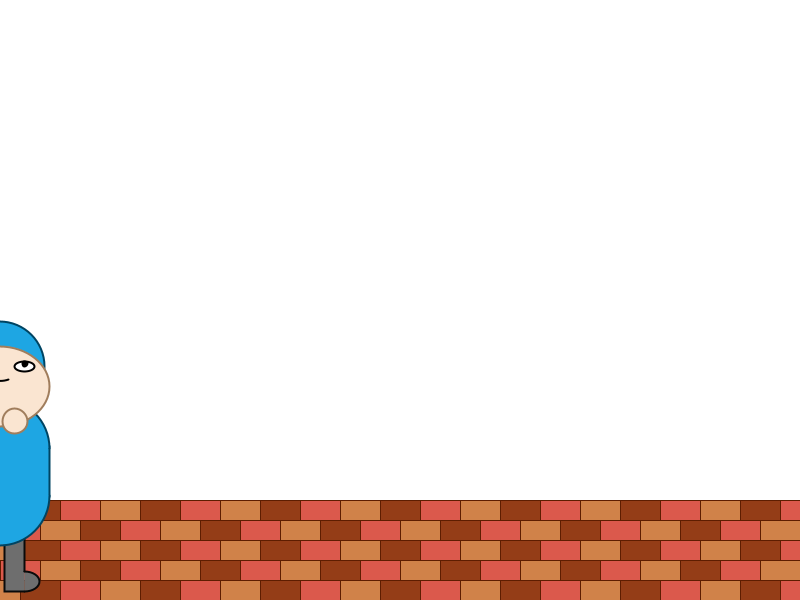
Frame 1 (no input)
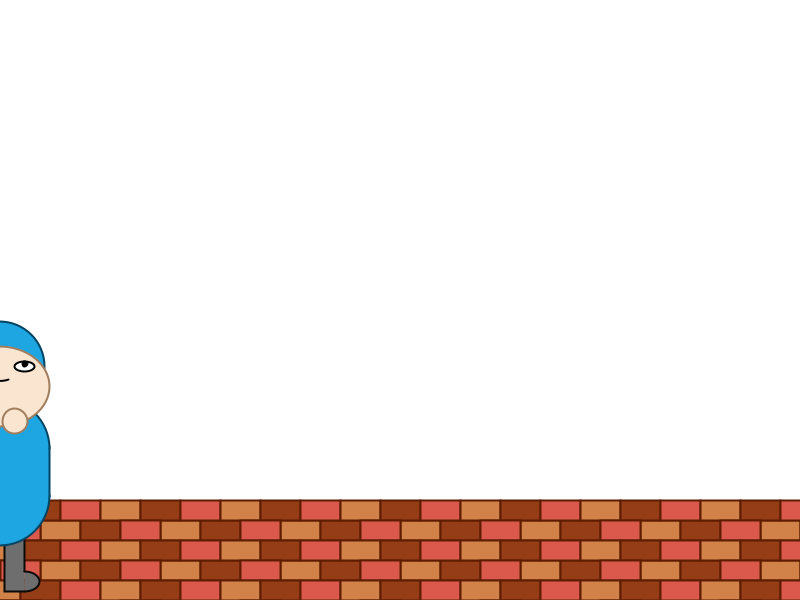
Frame 60 (the mouse pressed at the canvas centre just before this capture)
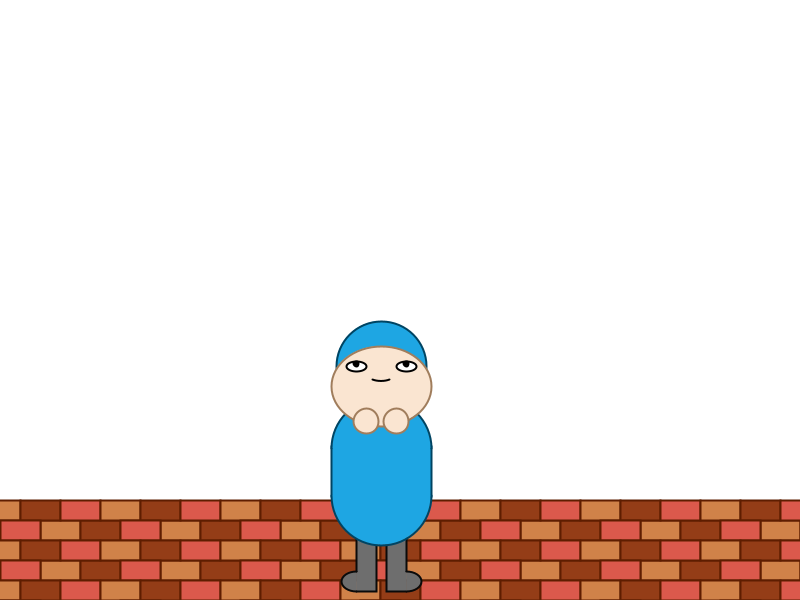
Frame 120 (the mouse held since frame 60 and released just before this capture)

The Processing sketch that drew these frames (run headless with seeded random() and noise(); from frame 60 on, the mouse is pressed at the canvas centre):

// Processing sketch: processing_186745
// ── processing_186745.pde

float easing = 0.05; //Sets easing value for smooth motion
float fx;

void setup() {
  size(800,600);
}

void draw() {
  
  background(255);
  
  stroke(94,29,0);
  fill(208,130,73);
  
  for(int posX1=-20; posX1<width; posX1+=120){ //Row A of brick pattern, X position
    float posX2 = map(posX1,-20,700,0,720); //Row B of brick pattern, X position
    
    for(int posY1=500; posY1<height; posY1+=40){ //Row A of brick pattern, Y position
      float posY2 = map(posY1,500,580,520,600); //Row B of brick pattern, Y position
      
      fill(208,130,73); //Light brown bricks
      rect(posX1,posY1,40,20);
      rect(posX2+40,posY2,40,20);
      
      fill(148,61,23); //Dark brown bricks
      rect(posX1+40,posY1,40,20);
      rect(posX2+80,posY2,40,20);
      
      fill(219,89,76); //Red brick
      rect(posX1+80,posY1,40,20);
      rect(posX2,posY2,40,20);
    }
  }
  
  fx += (mouseX-fx) * easing;
  fill(255);
  bystander(fx-51.5,320); //Moving Object
  
}

void bystander(float x, float y) { //CUSTOM OBJECT, the bystander
  pushMatrix(); //allows origin to move freely
  translate(x,y); //these variables are filled with values when the object is called in the draw() function
  
  strokeWeight(2);

  //LEGS
  stroke(10);
  fill(110);
      
  beginShape(); //Left leg; using custom shape to achieve no stroke where feet will align with leg
  vertex(26,251);
  vertex(26,216);
  vertex(46,216);
  vertex(46,271);
  vertex(26,271);
  endShape();
  
  beginShape(); //Right leg; using custom shape to achieve no stroke where feet will align with leg
  vertex(76,251);
  vertex(76,216);
  vertex(56,216);
  vertex(56,271);
  vertex(76,271);
  endShape();
  
  arc(26,261,30,20,radians(90),radians(270)); //Left Shoe
  arc(76,261,30,20,radians(-90),radians(90)); //Right Shoe
  
  //BODY
  stroke(0,68,98);
  fill(30,166,227);
  rect(1,126,100,50);
  arc(51,128,100,100,radians(180),radians(360));
  arc(51,175,100,100,radians(0),radians(180));
  
  //HAT (same color as body, no need for fill() or stroke() functions
  ellipse(51,46,90,90);
  
  //HEAD
  stroke(160,125,92);
  fill(250,229,209);
  ellipse(51,66,100,80);
  
  //EYES
  stroke(0);
  fill(255);
  ellipse(26,46,20,10);
  ellipse(76,46,20,10);
  
  //PUPILS
  fill(0);
  ellipse(26,43.5,5,5);
  ellipse(76,43.5,5,5);
  
  //MOUTH
  noFill();
  arc(51,56,25,10,radians(45),radians(135));
  
  //HANDS
  stroke(160,125,92);
  fill(250,229,209);
  ellipse(36,101,25,25);
  ellipse(66,101,25,25);

  popMatrix(); //snaps origin back to its default setting (0,0)
}
